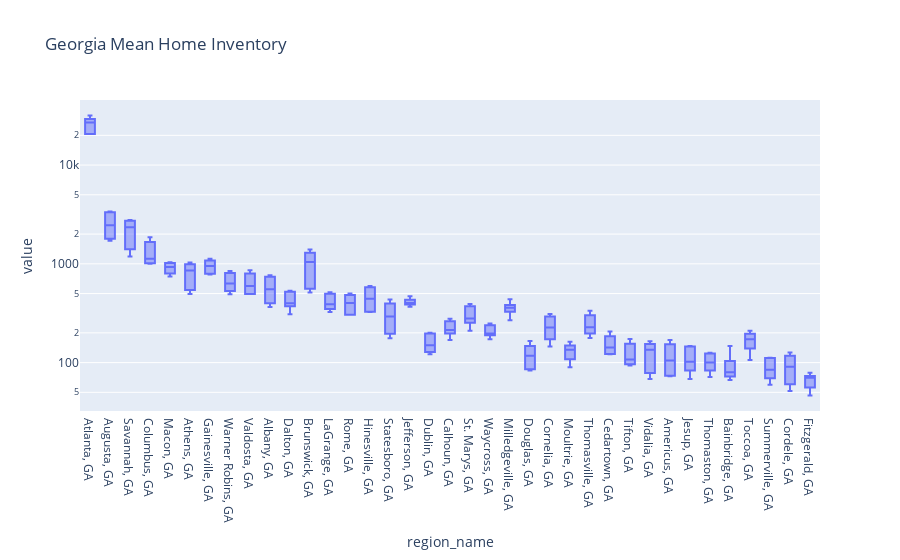

Notebook code cell kept with this figure:
### Code cell
px.box(final_merge, x='region_name', y=['2018', '2019', '2020', '2021', '2022'], log_y=True, title='Georgia Mean Home Inventory', template='plotly')

### Figure 1 — Plotly figure (JSON) as saved in the notebook; plotly's stock layout.template omitted (floating-point values rounded to 4 significant figures; data arrays with more than 128 entries replaced by an {"elided": "..."} marker saying what was removed)
{"data": [{"alignmentgroup": "True", "hovertemplate": "region_name=%{x}<br>value=%{y}<extra></extra>", "legendgroup": "", "marker": {"color": "#636efa"}, "name": "", "notched": false, "offsetgroup": "", "orientation": "v", "showlegend": false, "type": "box", "x": {"elided": "185 str values"}, "x0": " ", "xaxis": "x", "y": {"elided": "185 float values"}, "y0": " ", "yaxis": "y"}], "layout": {"boxmode": "group", "legend": {"tracegroupgap": 0}, "title": {"text": "Georgia Mean Home Inventory"}, "xaxis": {"anchor": "y", "domain": [0, 1], "title": {"text": "region_name"}}, "yaxis": {"anchor": "x", "domain": [0, 1], "title": {"text": "value"}, "type": "log"}}}
